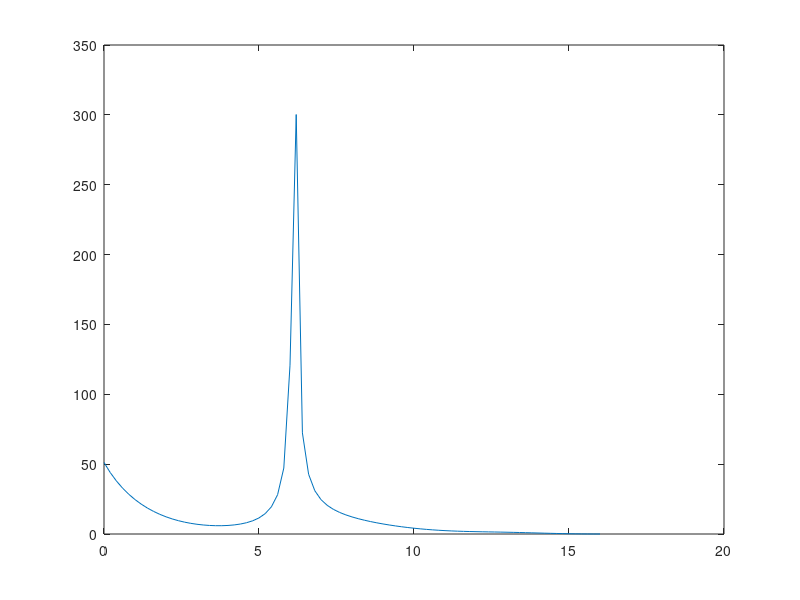

Here is the MATLAB script that generated this plot:
T = 16;%[2 4 8];
u = 0.2;
v = 1;
R3 = [];
R = @(t,T) v*u*(T-t)^2*(cos(u*t)^4 + sin(u*t)^4)^1.5...
        /abs(u*(T-t)*sin(u*t)*cos(u*t)*(sin(u*t) + cos(u*t)) + cos(u*t)^3 - sin(u*t)^3);
for t = 0:T/80:T
    R3 = [R3 R(t,T)];
end
t = 0:T/80:T;
figure; plot(t,R3);